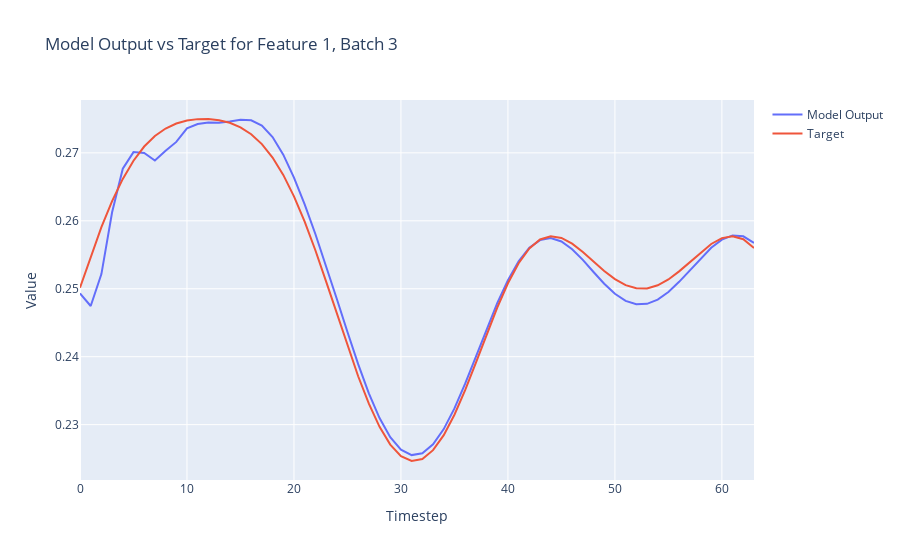

The cell this chart's notebook holds for it:
### Code cell
import plotly.graph_objects as go

def plot_model_output_vs_target(model_outputs, targets, batch_index=0, feature_index=0):
    # Extract the specified feature for the given batch from both the model outputs and targets
    model_output_series = model_outputs[batch_index, :, feature_index].detach().numpy()
    target_series = targets[batch_index, :, feature_index].numpy()
    
    # Create a range for the x-axis (timesteps)
    timesteps = list(range(model_output_series.shape[0]))
    
    # Create traces
    model_trace = go.Scatter(x=timesteps, y=model_output_series, mode='lines', name='Model Output')
    target_trace = go.Scatter(x=timesteps, y=target_series, mode='lines', name='Target')
    
    # Create the figure and add traces
    fig = go.Figure()
    fig.add_trace(model_trace)
    fig.add_trace(target_trace)
    
    # Add title and labels
    fig.update_layout(title=f'Model Output vs Target for Feature {feature_index}, Batch {batch_index}',
                      xaxis_title='Timestep',
                      yaxis_title='Value')
    
    # Show the figure
    fig.show()

# Assuming `y` and `Y` are your model outputs and targets, respectively
# Adjust batch_index and feature_index as needed
plot_model_output_vs_target(outputs.to("cpu"), Y.to("cpu"), batch_index=3, feature_index=1)

### Figure 1 — Plotly figure (JSON) as saved in the notebook; plotly's stock layout.template omitted (floating-point values rounded to 4 significant figures)
{"data": [{"mode": "lines", "name": "Model Output", "type": "scatter", "x": [0, 1, 2, 3, 4, 5, 6, 7, 8, 9, 10, 11, 12, 13, 14, 15, 16, 17, 18, 19, 20, 21, 22, 23, 24, 25, 26, 27, 28, 29, 30, 31, 32, 33, 34, 35, 36, 37, 38, 39, 40, 41, 42, 43, 44, 45, 46, 47, 48, 49, 50, 51, 52, 53, 54, 55, 56, 57, 58, 59, 60, 61, 62, 63], "y": [0.2493, 0.2475, 0.2522, 0.2613, 0.2677, 0.2701, 0.27, 0.2689, 0.2703, 0.2716, 0.2736, 0.2742, 0.2745, 0.2744, 0.2746, 0.2749, 0.2748, 0.274, 0.2723, 0.2697, 0.2664, 0.2624, 0.2581, 0.2534, 0.2485, 0.2436, 0.2389, 0.2346, 0.231, 0.2282, 0.2263, 0.2255, 0.2258, 0.2271, 0.2293, 0.2324, 0.236, 0.24, 0.244, 0.2479, 0.2513, 0.254, 0.256, 0.2572, 0.2575, 0.257, 0.2558, 0.2542, 0.2525, 0.2507, 0.2493, 0.2482, 0.2477, 0.2478, 0.2484, 0.2495, 0.251, 0.2527, 0.2545, 0.256, 0.2572, 0.2578, 0.2577, 0.2567]}, {"mode": "lines", "name": "Target", "type": "scatter", "x": [0, 1, 2, 3, 4, 5, 6, 7, 8, 9, 10, 11, 12, 13, 14, 15, 16, 17, 18, 19, 20, 21, 22, 23, 24, 25, 26, 27, 28, 29, 30, 31, 32, 33, 34, 35, 36, 37, 38, 39, 40, 41, 42, 43, 44, 45, 46, 47, 48, 49, 50, 51, 52, 53, 54, 55, 56, 57, 58, 59, 60, 61, 62, 63], "y": [0.2502, 0.2548, 0.2591, 0.2629, 0.2662, 0.2688, 0.2709, 0.2725, 0.2736, 0.2743, 0.2748, 0.275, 0.275, 0.2748, 0.2744, 0.2738, 0.2727, 0.2713, 0.2693, 0.2668, 0.2636, 0.2599, 0.2557, 0.2511, 0.2463, 0.2416, 0.2371, 0.2331, 0.2297, 0.2271, 0.2254, 0.2247, 0.2249, 0.2262, 0.2285, 0.2315, 0.2351, 0.2391, 0.2432, 0.2472, 0.2508, 0.2538, 0.2559, 0.2573, 0.2577, 0.2575, 0.2566, 0.2554, 0.254, 0.2526, 0.2514, 0.2505, 0.2501, 0.2501, 0.2505, 0.2514, 0.2526, 0.2539, 0.2554, 0.2566, 0.2575, 0.2577, 0.2573, 0.256]}], "layout": {"title": {"text": "Model Output vs Target for Feature 1, Batch 3"}, "xaxis": {"title": {"text": "Timestep"}}, "yaxis": {"title": {"text": "Value"}}}}
